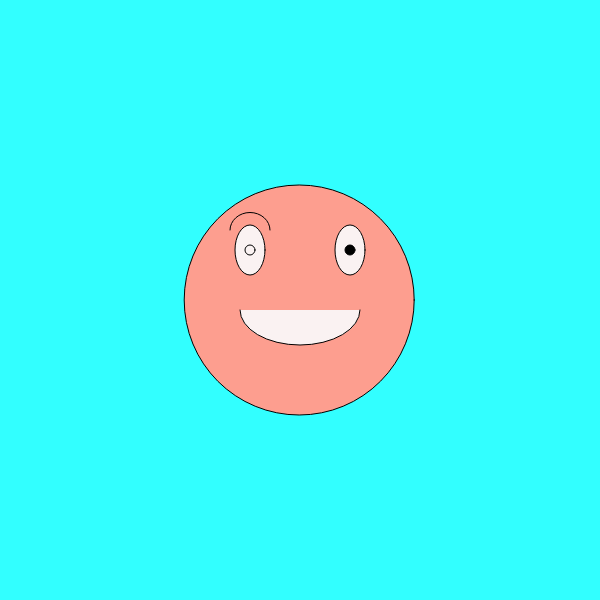
Frame 1 (no input)
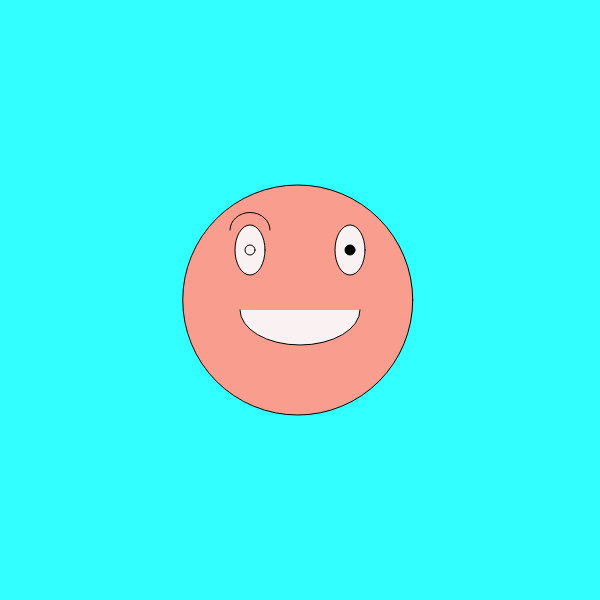
Frame 60 (no input)
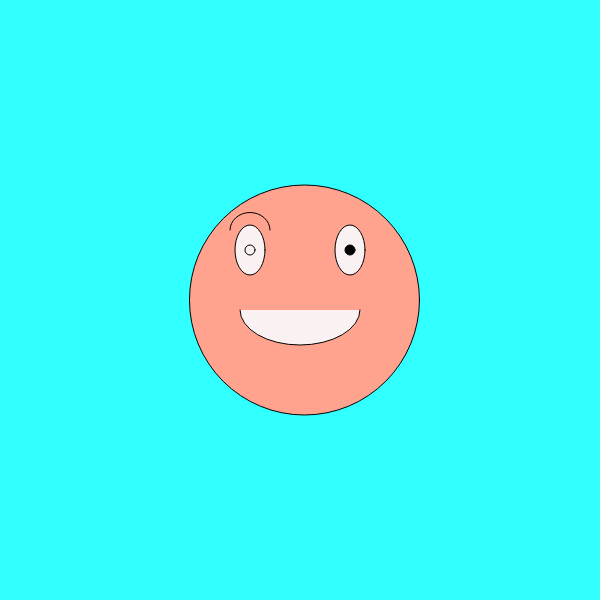
Frame 120 (the mouse pressed at the canvas centre since frame 60)

The p5.js sketch that drew these frames (run headless with seeded random() and noise() and a simulated clock; from frame 60 on, the mouse is pressed at the canvas centre):

// p5.js sketch
// ── sketch.js

function setup() {
  createCanvas(600, 600);//crea un area de dibuix de 600 pixels
  //quadrats, pixels d´ample i 600 pixels d´alçada, canvas és áreas
//de dibuix.setup és la configuracion o caracteristiques del nostre
//codi
}

function draw() {//draw significa dibuixar
  background(50,926,628);//fons de color gris, és de color gris perqué hi ha un numeru entre 0 i 255 i el 0 és negre i el 255 es blanc
let canvipetit= sin(frameCount*0.05)*8;
let canvimitja= sin (frameCount*0.05)*15;
let canvigran= sin (frameCount*0.05)*20;
let canvimoltgran= sin (frameCount*0.05)*127;
print("Canvi petit: "+canvipetit);
print("Canvi mitjà: "+canvimitja);
print("Canvi gran: "+canvigran);
print("Canvi molt gran: "+canvimoltgran);
fill(255-canvigran*2, 159-canvipetit*2, 143)//fill és omplir de color  el que hi ha a contunicion en aquest cas el·lipse El primer númeru es el nivell de vermellor(R:red). el segon númeru es el nivell de bravor(8.blue).   podem fer 255x255x255 .16.700.800 de colors diferents He de posar  el color de vulgui als ulls i a la cara canviat els 3 numerus, buscat a gogle color RGB
ellipse(300-canvipetit*2,300,230,230);//es la cara sencera. El primero els 3 numerus,significa la pocision x (horisontal) del  centre de la el·lipse. El segont numeru significa la pocision y (verifyca) del centre de la el·lipse El tercer nemeru significa l´ amplada en pixels i el quart l´aÇada de el·lipsess .Sempre els numerus son pixels contasts de de la contonada superior esquerra, es a dir el punt 0,0 es troba diferent que a matematicas (categoria inferior esquerra)
fill(250, 242, 242)
ellipse(250,250,30,50);// ull deret perque es 350 de x al centre
fill(250, 242, 242)
ellipse(350,250,30,50);//es ell ull esquerr perque es 250 pixels de x del centre
fill(250, 242, 242)
arc(300,310,120,70,0,PI);
  noFill();
arc(250,230,40,35,PI,0);
ellipse(250,250,10,10)
fill(0,0,0)
ellipse(350,250,10,10)
fill(0,0,0)

}
